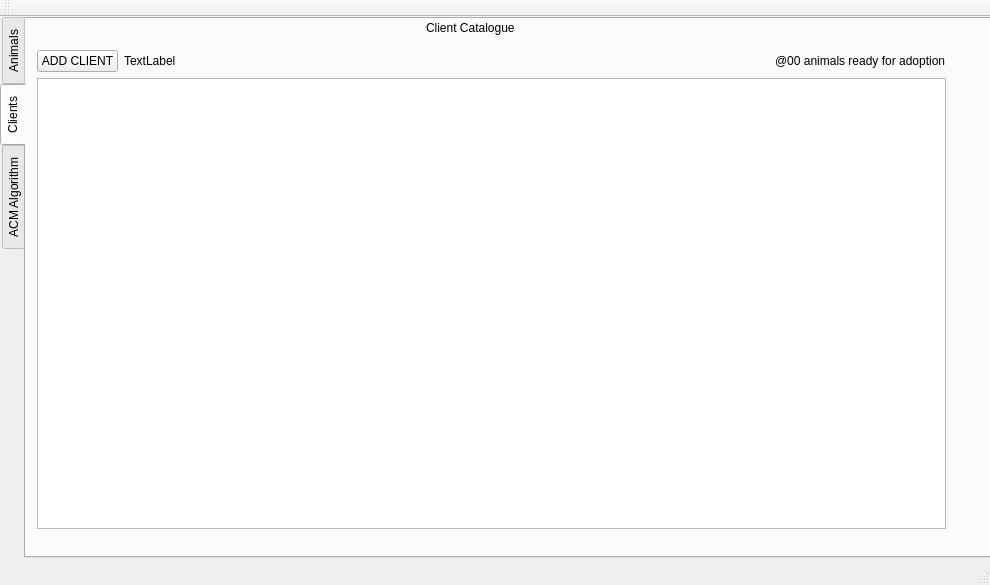
<?xml version="1.0" encoding="UTF-8"?>
<ui version="4.0">
 <class>HomeView</class>
 <widget class="QMainWindow" name="HomeView">
  <property name="geometry">
   <rect>
    <x>0</x>
    <y>0</y>
    <width>990</width>
    <height>585</height>
   </rect>
  </property>
  <property name="windowTitle">
   <string>HomeView</string>
  </property>
  <widget class="QWidget" name="centralWidget">
   <widget class="QTabWidget" name="tabWidgetHomeView">
    <property name="geometry">
     <rect>
      <x>0</x>
      <y>0</y>
      <width>991</width>
      <height>541</height>
     </rect>
    </property>
    <property name="tabPosition">
     <enum>QTabWidget::West</enum>
    </property>
    <property name="currentIndex">
     <number>1</number>
    </property>
    <widget class="QWidget" name="tabanimalTab">
     <attribute name="title">
      <string>Animals</string>
     </attribute>
     <widget class="QWidget" name="verticalLayoutWidget">
      <property name="geometry">
       <rect>
        <x>10</x>
        <y>30</y>
        <width>931</width>
        <height>501</height>
       </rect>
      </property>
      <layout class="QVBoxLayout" name="verticalLayout">
       <item>
        <layout class="QHBoxLayout" name="horizontalLayout_3">
         <item>
          <widget class="QPushButton" name="addAnimal">
           <property name="text">
            <string>ADD ANIMAL</string>
           </property>
          </widget>
         </item>
         <item>
          <widget class="QPushButton" name="pushButton">
           <property name="text">
            <string>Logout</string>
           </property>
          </widget>
         </item>
         <item>
          <widget class="QLabel" name="current_uid">
           <property name="text">
            <string/>
           </property>
          </widget>
         </item>
         <item>
          <spacer name="horizontalSpacer">
           <property name="orientation">
            <enum>Qt::Horizontal</enum>
           </property>
           <property name="sizeHint" stdset="0">
            <size>
             <width>40</width>
             <height>20</height>
            </size>
           </property>
          </spacer>
         </item>
         <item>
          <widget class="QLabel" name="total">
           <property name="text">
            <string/>
           </property>
          </widget>
         </item>
        </layout>
       </item>
       <item>
        <widget class="QListWidget" name="listWidgetAnimal"/>
       </item>
      </layout>
     </widget>
     <widget class="QLabel" name="label_2">
      <property name="geometry">
       <rect>
        <x>390</x>
        <y>10</y>
        <width>111</width>
        <height>17</height>
       </rect>
      </property>
      <property name="text">
       <string>Animal catalogue</string>
      </property>
     </widget>
    </widget>
    <widget class="QWidget" name="clientTab">
     <attribute name="title">
      <string>Clients</string>
     </attribute>
     <widget class="QLabel" name="label_3">
      <property name="geometry">
       <rect>
        <x>400</x>
        <y>0</y>
        <width>111</width>
        <height>17</height>
       </rect>
      </property>
      <property name="text">
       <string>Client Catalogue</string>
      </property>
     </widget>
     <widget class="QWidget" name="verticalLayoutWidget_2">
      <property name="geometry">
       <rect>
        <x>0</x>
        <y>20</y>
        <width>931</width>
        <height>501</height>
       </rect>
      </property>
      <layout class="QVBoxLayout" name="verticalLayout_2">
       <item>
        <layout class="QHBoxLayout" name="horizontalLayout_4">
         <item>
          <widget class="QPushButton" name="addClient">
           <property name="text">
            <string>ADD CLIENT</string>
           </property>
          </widget>
         </item>
         <item>
          <widget class="QLabel" name="current_uid_2">
           <property name="text">
            <string>TextLabel</string>
           </property>
          </widget>
         </item>
         <item>
          <spacer name="horizontalSpacer_2">
           <property name="orientation">
            <enum>Qt::Horizontal</enum>
           </property>
           <property name="sizeHint" stdset="0">
            <size>
             <width>40</width>
             <height>20</height>
            </size>
           </property>
          </spacer>
         </item>
         <item>
          <widget class="QLabel" name="totalClientLabel">
           <property name="text">
            <string>@00 animals ready for adoption</string>
           </property>
          </widget>
         </item>
        </layout>
       </item>
       <item>
        <widget class="QListWidget" name="listWidgetClient"/>
       </item>
      </layout>
     </widget>
    </widget>
    <widget class="QWidget" name="acmTab">
     <attribute name="title">
      <string>ACM Algorithm</string>
     </attribute>
     <widget class="QLabel" name="label">
      <property name="geometry">
       <rect>
        <x>20</x>
        <y>40</y>
        <width>261</width>
        <height>17</height>
       </rect>
      </property>
      <property name="text">
       <string>ACM algorithm last ran on Feb1, 2019</string>
      </property>
     </widget>
     <widget class="QLabel" name="label_4">
      <property name="geometry">
       <rect>
        <x>400</x>
        <y>10</y>
        <width>101</width>
        <height>17</height>
       </rect>
      </property>
      <property name="text">
       <string>ACM Algorithm</string>
      </property>
     </widget>
     <widget class="QLabel" name="label_5">
      <property name="geometry">
       <rect>
        <x>20</x>
        <y>80</y>
        <width>321</width>
        <height>17</height>
       </rect>
      </property>
      <property name="text">
       <string>Total number of pets available for adoption: 200</string>
      </property>
     </widget>
     <widget class="QLabel" name="label_6">
      <property name="geometry">
       <rect>
        <x>20</x>
        <y>110</y>
        <width>321</width>
        <height>17</height>
       </rect>
      </property>
      <property name="text">
       <string>Total number of clients: 200</string>
      </property>
     </widget>
     <widget class="QPushButton" name="runACMButton">
      <property name="geometry">
       <rect>
        <x>20</x>
        <y>150</y>
        <width>171</width>
        <height>25</height>
       </rect>
      </property>
      <property name="text">
       <string>RUN ACM ALGORITHM</string>
      </property>
     </widget>
    </widget>
   </widget>
  </widget>
  <widget class="QMenuBar" name="menuBar">
   <property name="geometry">
    <rect>
     <x>0</x>
     <y>0</y>
     <width>990</width>
     <height>22</height>
    </rect>
   </property>
  </widget>
  <widget class="QToolBar" name="mainToolBar">
   <attribute name="toolBarArea">
    <enum>TopToolBarArea</enum>
   </attribute>
   <attribute name="toolBarBreak">
    <bool>false</bool>
   </attribute>
  </widget>
  <widget class="QStatusBar" name="statusBar"/>
 </widget>
 <layoutdefault spacing="6" margin="11"/>
 <resources/>
 <connections/>
</ui>
